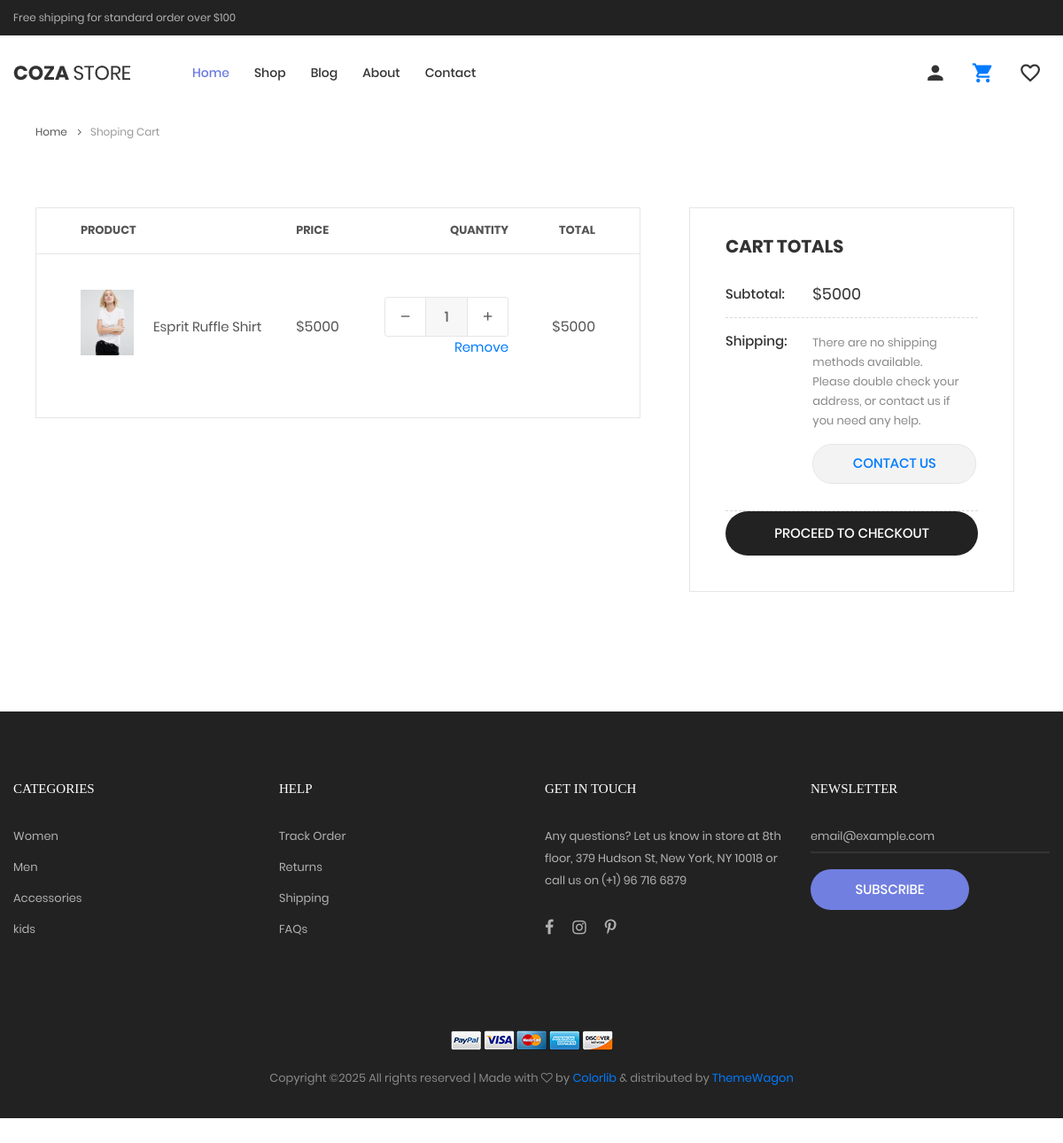
The app's page /cart/ (signed in) with its own data.
### demo/models.py (models this page shows, shortened)
class Product(models.Model):
    name=models.CharField(max_length=100)
    category=models.ForeignKey(Category,on_delete=models.CASCADE)
    price=models.IntegerField()

class Category(models.Model):
    category_name=models.CharField(max_length=200)
    category_img=models.ImageField(upload_to='media/')

### demo/views.py (the view)
# urls.py: path('cart/',cartview),
@login_required
def cartview(request):
    categories=Category.objects.all()
    cart=Cart.objects.get(user=request.user)
    cartitems=CartItem.objects.filter(cart=cart)
    product_data=[]
    for i in cartitems:
        product=Product.objects.get(id=i.product_id)
        images=product.product_images.all()
        product_data.append({
            'product':product,
            'image':images[0].image.url if len(images) > 0 else '',
            'Quantity':i.quantity,
            'total':i.quantity*product.price
        })
    return render(request,'shoping-cart.html',{'product_data':product_data,'categories':categories})

### demo/templates/shoping-cart.html (shortened to what this page needs)
{% extends "header.html" %}
{% load static %}
{% block main %}
<br>
<br>
<br>
	<div class="container">
		<div class="bread-crumb flex-w p-l-25 p-r-15 p-t-30 p-lr-0-lg">
			<a href="index.html" class="stext-109 cl8 hov-cl1 trans-04">
				Home
				<i class="fa fa-angle-right m-l-9 m-r-10" aria-hidden="true"></i>
			</a>
			<span class="stext-109 cl4">
				Shoping Cart
			</span>
		</div>
	</div>
	<form class="bg0 p-t-75 p-b-85">
		<div class="container">
			<div class="row">
				<div class="col-lg-10 col-xl-7 m-lr-auto m-b-50">
					<div class="m-l-25 m-r--38 m-lr-0-xl">
						<div class="wrap-table-shopping-cart">
							<table class="table-shopping-cart">
								<tr class="table_head">
									<th class="column-1">Product</th>
									<th class="column-2"></th>
									<th class="column-3">Price</th>
									<th class="column-4">Quantity</th>
									<th class="column-5">Total</th>
								</tr>
								{% for i in product_data %}
								<tr class="table_row">
									<td class="column-1">
										<div class="how-itemcart1">
											<img src="{{i.image}}" alt="IMG">
										</div>
									</td>
									<td class="column-2">{{i.product.name}}</td>
									<td class="column-3" id="price-{{forloop.counter}}">${{i.product.price}}</td>
									<td class="column-4">
										<div class="wrap-num-product flex-w m-l-auto m-r-0">
											<button type="button"  class="btn-num-product-down cl8 hov-btn3 trans-04 flex-c-m  qtymns" data-id="{{forloop.counter}}">
												<i class="fs-16 zmdi zmdi-minus"></i>
											</button>
											<input class="mtext-104 cl3 txt-center num-product" type="number" name="num-product1" value="{{i.Quantity}}" id="Quantity-{{forloop.counter}}">
											<button type="button" class="btn-num-product-up cl8 hov-btn3 trans-04 flex-c-m qtyinc" data-id="{{forloop.counter}}">
												<i class="fs-16 zmdi zmdi-plus"></i>
											</button>
										    </div>
										       <a href="/remove/{{i.product.id}}">Remove</a>
								            </div>
										</div>
									<td class="column-5 price-abc"  id="totalprice-{{forloop.counter}}">${{i.total}}</td>
								{% endfor %}
						</div>
					</div>
				</div>
				<div class="col-sm-10 col-lg-7 col-xl-5 m-lr-auto m-b-50">
					<div class="bor10 p-lr-40 p-t-30 p-b-40 m-l-63 m-r-40 m-lr-0-xl p-lr-15-sm">
						<h4 class="mtext-109 cl2 p-b-30">
							Cart Totals
						</h4>
						<div class="flex-w flex-t bor12 p-b-13">
							<div class="size-208">
								<span class="stext-110 cl2">
									Subtotal:
								</span>
							</div>
							<div class="size-209">
								<span class="mtext-110 cl2 " id="subtotal">
								</span>
							</div>
						</div>
						<div class="flex-w flex-t bor12 p-t-15 p-b-30">
							<div class="size-208 w-full-ssm">
								<span class="stext-110 cl2">
									Shipping:
								</span>
							</div>
							<div class="size-209 p-r-18 p-r-0-sm w-full-ssm">
								<p class="stext-111 cl6 p-t-2">
									There are no shipping methods available. Please double check your address, or contact us if you need any help.
								</p>
								<div class="p-t-15">
									<div class="flex-w">
										<div class="flex-c-m stext-101 cl2 size-115 bg8 bor13 hov-btn3 p-lr-15 trans-04 pointer">
											<a href="/contact">Contact Us </a>
										</div>
									</div>
								</div>
							</div>
						</div>
						<a href="/checkout"
						    <button class="flex-c-m stext-101 cl0 size-116 bg3 bor14 hov-btn3 p-lr-15 trans-04 pointer">
						    	Proceed to Checkout
						</a>
					</div>
				</div>
	</form>
{% endblock main %}

### demo/templates/header.html (shortened to what this page needs)
<!DOCTYPE html>
{% load static %}
<html lang="en">
<head>
	<link rel="stylesheet" type="text/css" href="{% static 'vendor/bootstrap/css/bootstrap.min.css' %}">
	<link rel="stylesheet" type="text/css" href="{% static 'fonts/font-awesome-4.7.0/css/font-awesome.min.css' %}">
	<link rel="stylesheet" type="text/css" href="{% static 'fonts/iconic/css/material-design-iconic-font.min.css' %}">
	<link rel="stylesheet" type="text/css" href="{% static 'fonts/linearicons-v1.0.0/icon-font.min.css' %}">
	<link rel="stylesheet" type="text/css" href="{% static 'vendor/animate/animate.css' %}">
	<link rel="stylesheet" type="text/css" href="{% static 'vendor/css-hamburgers/hamburgers.min.css' %}">
	<link rel="stylesheet" type="text/css" href="{% static 'vendor/animsition/css/animsition.min.css' %}">
	<link rel="stylesheet" type="text/css" href="{% static 'vendor/select2/select2.min.css' %}">
	<link rel="stylesheet" type="text/css" href="{% static 'vendor/daterangepicker/daterangepicker.css' %}">
	<link rel="stylesheet" type="text/css" href="{% static 'vendor/slick/slick.css' %}">
	<link rel="stylesheet" type="text/css" href="{% static 'vendor/MagnificPopup/magnific-popup.css' %}">
	<link rel="stylesheet" type="text/css" href="{% static 'vendor/perfect-scrollbar/perfect-scrollbar.css' %}">
	<link rel="stylesheet" type="text/css" href="{% static 'css/util.css' %}">
	<link rel="stylesheet" type="text/css" href="{% static 'css/main.css' %}">
	<link rel="stylesheet" type="text/css" href="{% static 'css/icon.css' %}">
</head>
<body class="animsition">
	<header>
		<div class="container-menu-desktop">
			<div class="top-bar">
				<div class="content-topbar flex-sb-m h-full container">
					<div class="left-top-bar">
						Free shipping for standard order over $100
					</div>
				</div>
			</div>
			<div class="wrap-menu-desktop">
				<nav class="limiter-menu-desktop container">
					<a href="/" class="logo">
						<img src=" {% static "images/icons/logo-01.png" %}" alt="IMG-LOGO">
					</a>
					<div class="menu-desktop">
						<ul class="main-menu">
							<li class="active-menu">
								<a href="/">Home</a>
							</li>
							<li>
								<a href="/shop">Shop</a>
							</li>
							<li>
								<a href="/blog">Blog</a>
							</li>
							<li>
								<a href="/about">About</a>
							</li>
							<li>
								<a href="/contact">Contact</a>
							</li>
						</ul>
					</div>
					<div class="wrap-icon-header flex-w flex-r-m">
						<div class="icon-header-item cl2 hov-cl1 trans-04 p-l-22 p-r-11 js-show-modal-account">
							<i class="zmdi zmdi-account"></i>
						</div>
						<div class="icon-header-item cl2 hov-cl1 trans-04 p-l-22 p-r-11 js-show-cart">
							<a href="/cart">
							<i class="zmdi zmdi-shopping-cart"></i>
							</a>
						</div>
						<a href="/wishlist" class="dis-block icon-header-item cl2 hov-cl1 trans-04 p-l-22 p-r-11 ">
							<i class="zmdi zmdi-favorite-outline"></i>
						</a>
					</div>
				</nav>
			</div>
		</div>
	</header>
{% block main %}
{% endblock main %}
	<footer class="bg3 p-t-75 p-b-32">
		<div class="container">
			<div class="row">
				<div class="col-sm-6 col-lg-3 p-b-50">
					<h4 class="stext-301 cl0 p-b-30">
						Categories
					</h4>
					<ul>
						{% for i in categories%}
						<li class="p-b-10">
							<a href="#" class="stext-107 cl7 hov-cl1 trans-04">
								{{i.category_name}}
							</a>
						</li>
						{% endfor %}
					</ul>
				</div>
				<div class="col-sm-6 col-lg-3 p-b-50">
					<h4 class="stext-301 cl0 p-b-30">
						Help
					</h4>
					<ul>
						<li class="p-b-10">
							<a href="#" class="stext-107 cl7 hov-cl1 trans-04">
								Track Order
							</a>
						</li>
						<li class="p-b-10">
							<a href="#" class="stext-107 cl7 hov-cl1 trans-04">
								Returns
							</a>
						</li>
						<li class="p-b-10">
							<a href="#" class="stext-107 cl7 hov-cl1 trans-04">
								Shipping
							</a>
						</li>
						<li class="p-b-10">
							<a href="#" class="stext-107 cl7 hov-cl1 trans-04">
								FAQs
							</a>
						</li>
					</ul>
				</div>
				<div class="col-sm-6 col-lg-3 p-b-50">
					<h4 class="stext-301 cl0 p-b-30">
						GET IN TOUCH
					</h4>
					<p class="stext-107 cl7 size-201">
						Any questions? Let us know in store at 8th floor, 379 Hudson St, New York, NY 10018 or call us on (+1) 96 716 6879
					</p>
					<div class="p-t-27">
						<a href="#" class="fs-18 cl7 hov-cl1 trans-04 m-r-16">
							<i class="fa fa-facebook"></i>
						</a>
						<a href="#" class="fs-18 cl7 hov-cl1 trans-04 m-r-16">
							<i class="fa fa-instagram"></i>
						</a>
						<a href="#" class="fs-18 cl7 hov-cl1 trans-04 m-r-16">
							<i class="fa fa-pinterest-p"></i>
						</a>
					</div>
				</div>
				<div class="col-sm-6 col-lg-3 p-b-50">
					<h4 class="stext-301 cl0 p-b-30">
						Newsletter
					</h4>
					<form>
						<div class="wrap-input1 w-full p-b-4">
							<input class="input1 bg-none plh1 stext-107 cl7" type="text" name="email" placeholder="email@example.com">
						</div>
						<div class="p-t-18">
							<button class="flex-c-m stext-101 cl0 size-103 bg1 bor1 hov-btn2 p-lr-15 trans-04">
								Subscribe
							</button>
						</div>
					</form>
				</div>
			</div>
			<div class="p-t-40">
				<div class="flex-c-m flex-w p-b-18">
					<a href="#" class="m-all-1">
						<img src="{% static "images/icons/icon-pay-01.png" %}" alt="ICON-PAY">
					</a>
					<a href="#" class="m-all-1">
						<img src="{% static "images/icons/icon-pay-02.png" %}" alt="ICON-PAY">
					</a>
					<a href="#" class="m-all-1">
						<img src="{% static "images/icons/icon-pay-03.png" %}" alt="ICON-PAY">
					</a>
					<a href="#" class="m-all-1">
						<img src="{% static "images/icons/icon-pay-04.png" %}" alt="ICON-PAY">
					</a>
					<a href="#" class="m-all-1">
						<img src="{% static "images/icons/icon-pay-05.png" %}" alt="ICON-PAY">
					</a>
				</div>
				<p class="stext-107 cl6 txt-center">
Copyright &copy;<script>document.write(new Date().getFullYear());</script> All rights reserved | Made with <i class="fa fa-heart-o" aria-hidden="true"></i> by <a href="https://colorlib.com" target="_blank">Colorlib</a> &amp; distributed by <a href="https://themewagon.com" target="_blank">ThemeWagon</a>
				</p>
			</div>
		</div>
	</footer>
</body>
</html>

### records on screen
Product: product.name "Esprit Ruffle Shirt", product.price "5000", num-product1 "1", total "5000"
Category: category_name "Women"
Category: category_name "Men"
Category: category_name "Accessories"
Category: category_name "kids"
